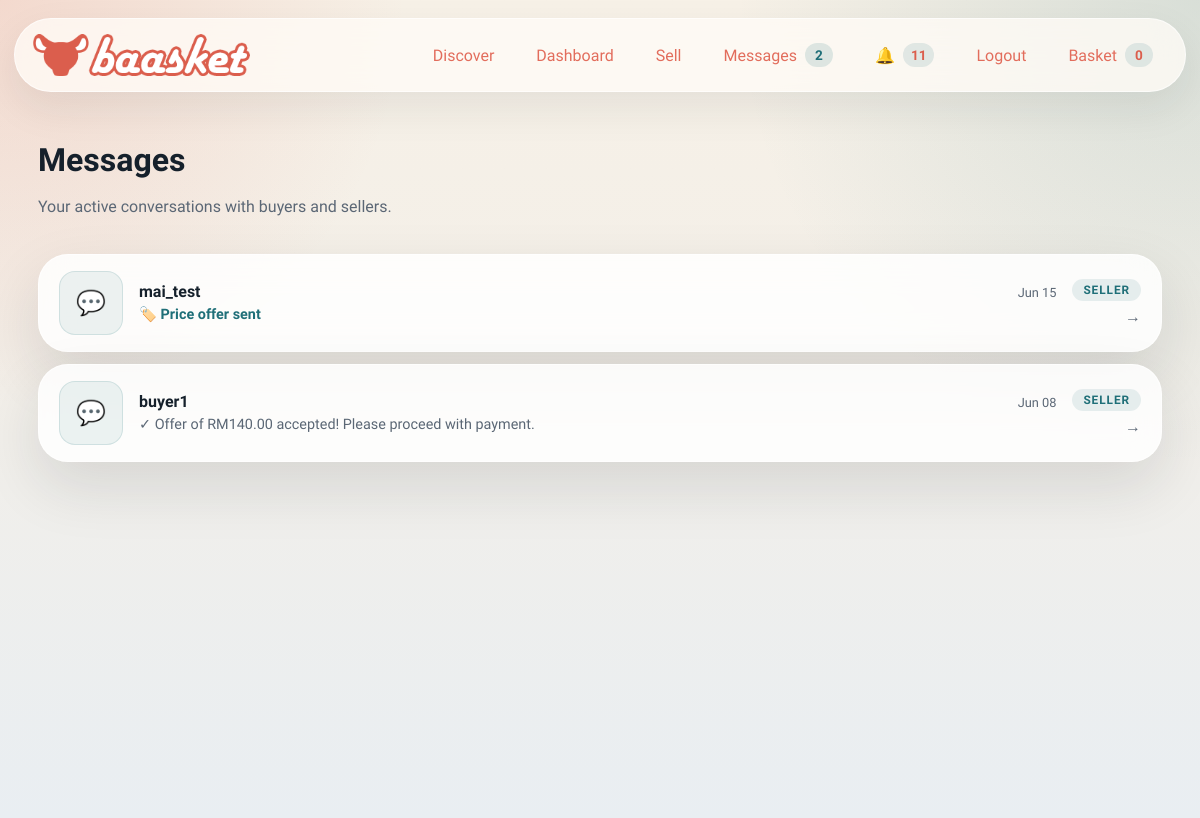
/messages (signed in), run on an earlier commit of the app's database.
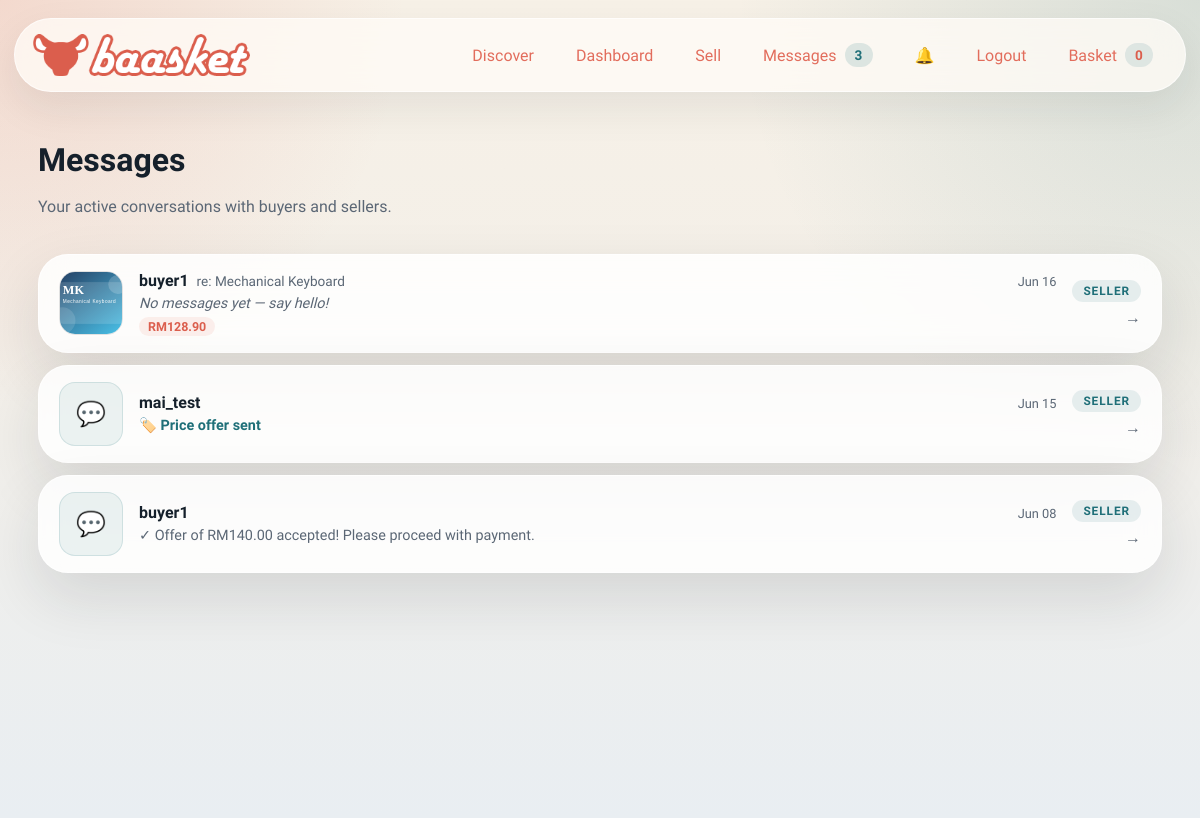
And on a later commit of the database.
### models.py (models this page shows, shortened)
class User(db.Model, UserMixin):
    id = db.Column(db.Integer, primary_key=True)
    username = db.Column(db.String(80), unique=True, nullable=False, index=True)
    email = db.Column(db.String(120), unique=True, nullable=False, index=True)
    password_hash = db.Column(db.String(255), nullable=False)
    bio = db.Column(db.String(280), nullable=False, default="")
    profile_image = db.Column(db.String(255), nullable=False, default="")
    created_at = db.Column(db.DateTime, nullable=False, default=datetime.utcnow)
    legal_name = db.Column(db.String(140), nullable=True, default="")
    ic_number = db.Column(db.String(64), nullable=True, default="")
    home_address = db.Column(db.String(255), nullable=True, default="")
    city = db.Column(db.String(80), nullable=True, default="")
    region = db.Column(db.String(80), nullable=True, default="")
    phone_number = db.Column(db.String(40), nullable=True, default="")
    country = db.Column(db.String(80), nullable=True, default="")
    last_seen = db.Column(db.DateTime, nullable=True)
    listings = db.relationship("ListingModel", foreign_keys="[ListingModel.seller_id]", backref="seller", lazy=True, cascade="all, delete-orphan")

class ListingModel(db.Model):
    id = db.Column(db.Integer, primary_key=True)                              # ITEMID (internal int; ITEMID UUID stored separately if needed)
    seller_id = db.Column(db.Integer, db.ForeignKey("user.id"), nullable=False, index=True)   # SELLERID → USER
    buyer_id  = db.Column(db.Integer, db.ForeignKey("user.id"), nullable=True,  index=True)   # BUYERID  → USER (null until sold)
    category    = db.Column(db.String(80),  nullable=False, index=True)       # CATEGORYID
    subcategory = db.Column(db.String(120), nullable=False, default="")       # SUBCATEGORYID
    title       = db.Column(db.String(100), nullable=False, index=True)       # TITLE    VARCHAR(100)
    price       = db.Column(db.Float,       nullable=False)                   # PRICE    FLOAT
    condition   = db.Column(db.String(10),  nullable=False)                   # CONDITION VARCHAR(10)
    listed_date = db.Column(db.DateTime,    nullable=False, default=datetime.utcnow, index=True)  # LISTEDDATE
    description = db.Column(db.String(1000), nullable=False)                  # DESCRIPTION VARCHAR(1000)
    likes    = db.Column(db.Integer, nullable=False, default=0)               # LIKES    INTEGER (≥ 0)
    reserved = db.Column(db.Boolean, nullable=False, default=False)           # RESERVED bool
    buyable  = db.Column(db.Boolean, nullable=False, default=True)            # BUYABLE  bool
    image_path     = db.Column(db.String(255), nullable=False, default="")
    seed_image_data = db.Column(db.Text,       nullable=False, default="")
    location       = db.Column(db.String(80),  nullable=False, default="")
    quantity       = db.Column(db.Integer,     nullable=False, default=1)
    sku            = db.Column(db.String(64),  nullable=True,  default="")
    is_active      = db.Column(db.Boolean,     nullable=False, default=True)
    created_at = db.synonym("listed_date")
    offers = db.relationship("Offer", backref="listing", lazy=True, cascade="all, delete-orphan")
    @property
    def price_label(self) -> str:
        return f"RM{float(self.price):,.2f}"
    @property
    def image_data(self) -> str:
        if self.image_path:
            return f"/static/{self.image_path}"
        return self.seed_image_data or "/static/assets/logo/baasket_logo.png"

class ChatSession(db.Model):
    __tablename__ = "chat_session"
    chatID = db.Column(db.String(36), primary_key=True)
    createdAt = db.Column(db.DateTime, nullable=False, default=datetime.utcnow)
    creator_id = db.Column(db.Integer, db.ForeignKey("user.id"), nullable=False)
    buyer_id = db.Column(db.Integer, db.ForeignKey("user.id"), nullable=True, index=True)
    seller_id = db.Column(db.Integer, db.ForeignKey("user.id"), nullable=True, index=True)
    listing_id = db.Column(db.Integer, db.ForeignKey("listing_model.id"), nullable=True, index=True)
    messages = db.relationship("Message", backref="chat", lazy=True, cascade="all, delete-orphan")

### main.py (the view)
	@app.get("/messages")
	@login_required
	def messages_inbox() -> ResponseReturnValue:
		chats = (
			ChatSession.query.filter(
				or_(
					ChatSession.buyer_id == current_user.id,
					ChatSession.seller_id == current_user.id,
				)
			)
			.order_by(ChatSession.createdAt.desc())
			.all()
		)
		inbox = []
		for chat in chats:
			listing = db.session.get(Item, chat.listing_id) if chat.listing_id else None
			last_msg = (
				Message.query.filter_by(session_id=chat.chatID)
				.order_by(Message.timestamp.desc())
				.first()
			)
			other_id = chat.seller_id if current_user.id == chat.buyer_id else chat.buyer_id
			other = db.session.get(User, other_id) if other_id else None
			inbox.append({
				"chat": chat,
				"listing": listing,
				"last_message": last_msg,
				"other_party": other,
			})
		return render_template(
			"messages.html",
			title="Messages | Baasket",
			chats=inbox,
		)

### models.py (called while the page is built)
@login_manager.user_loader
def load_user(user_id: str) -> User | None:
    if not user_id.isdigit():
        return None
    return db.session.get(User, int(user_id))

### payment.py (called while the page is built)
    def options(self) -> tuple[dict[str, object], ...]:
        return tuple(
            {
                "code": strategy.code,
                "label": strategy.label,
                "fee_rate": getattr(strategy, "fee_rate", Decimal("0.00")),
            }
            for strategy in self._strategies.values()
        )

### templates/messages.html (shortened to what this page needs)
{% extends "base.html" %}
{% block content %}
<section class="section-block">
  <div class="section-heading">
    <div>
      <h2>Messages</h2>
      <p>Your active conversations with buyers and sellers.</p>
    </div>
  </div>
  {% if chats %}
    <div class="inbox-list">
      {% for entry in chats %}
        {% set chat = entry.chat %}
        {% set listing = entry.listing %}
        {% set last_msg = entry.last_message %}
        {% set other = entry.other_party %}
        <a href="{{ url_for('chat_view', chat_id=chat.chatID) }}" class="inbox-row card-surface">
          <div class="inbox-thumb-wrap">
            {% if listing and listing.image_data %}
              <img class="inbox-thumb" src="{{ listing.image_data }}" alt="{{ listing.title }}">
            {% else %}
              <div class="inbox-thumb inbox-thumb--placeholder">💬</div>
            {% endif %}
          </div>
          <div class="inbox-body">
            <div class="inbox-top">
              <div class="inbox-title-group">
                <span class="inbox-other">
                  {{ other.username if other else 'Unknown user' }}
                </span>
                {% if listing %}
                  <span class="inbox-listing-name">re: {{ listing.title }}</span>
                {% endif %}
              </div>
              <time class="inbox-time">
                {% if last_msg and last_msg.timestamp %}
                  {{ last_msg.timestamp.strftime('%b %d') }}
                {% else %}
                  {{ chat.createdAt.strftime('%b %d') if chat.createdAt else '' }}
                {% endif %}
              </time>
            </div>
            <p class="inbox-preview">
              {% if last_msg %}
                {% if last_msg.content.startswith('OFFER:') %}
                  <span class="inbox-offer-badge">🏷️ Price offer sent</span>
                {% else %}
                  {{ last_msg.content | truncate(80) }}
                {% endif %}
              {% else %}
                <em>No messages yet — say hello!</em>
              {% endif %}
            </p>
            {% if listing %}
              <span class="inbox-price-tag">{{ listing.price_label }}</span>
            {% endif %}
          </div>
          <div class="inbox-role">
            {% if current_user.id == chat.buyer_id %}
              <span class="role-chip role-chip--buyer">Buyer</span>
            {% else %}
              <span class="role-chip role-chip--seller">Seller</span>
            {% endif %}
            <span class="inbox-arrow">→</span>
          </div>
        </a>
      {% endfor %}
    </div>
  {% endif %}
</section>
{% endblock %}

What changed in the data, as far as the page shows it:
now on this page (row unchanged): ListingModel: title (picture), title "Mechanical Keyboard", price_label "RM128.90"
added ChatSession: createdAt "Jun 16"
Also different on the page:
{{ chat_count }}: "2" → "3"
{{ unread_count }}: "11" → (not shown)
new list line: "buyer1"
new list line: "re: No messages yet — say hello! SELLER →"
